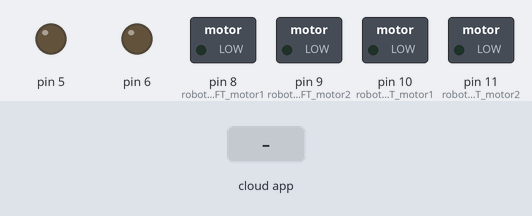
Simulated run of this sketch. Board: Arduino Uno, built with avr-gcc and run on an emulated ATmega328P. Shown: switched loads named in the sketch (green lamp = pin HIGH), output pins drawn as LEDs (lit = HIGH). Inputs (shaded band) come from the test bench. The RemoteXY app is connected.

Above: at 1.2 s.
1.3 s: the phone or cloud app sets joystick_1_x to -100
At 2.5 s:
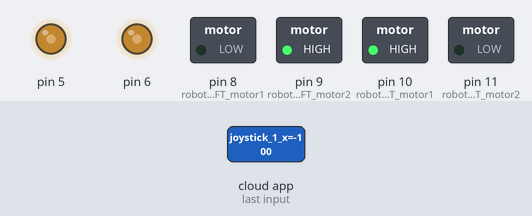
2.8 s: the phone or cloud app sets joystick_1_y to -100
At 3.7 s:
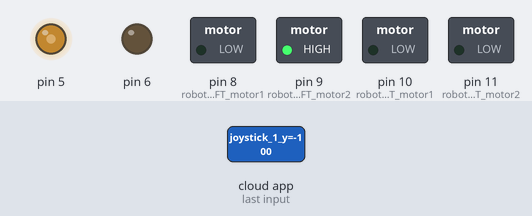
4.3 s: the phone or cloud app sets joystick_1_x to 0
At 4.8 s:
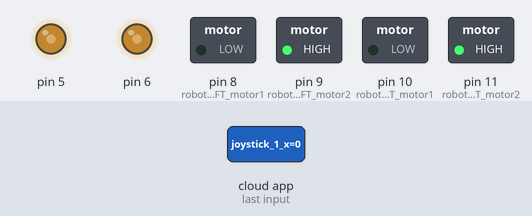
5.8 s: the phone or cloud app sets joystick_1_y to 100
At 7.0 s:
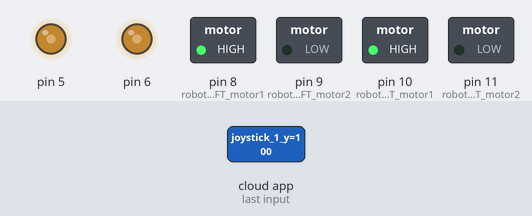
7.3 s: the phone or cloud app sets joystick_1_x to 100
At 8.3 s:
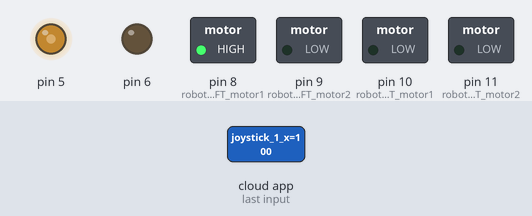
8.8 s: the phone or cloud app sets joystick_1_y to 0
At 9.5 s:
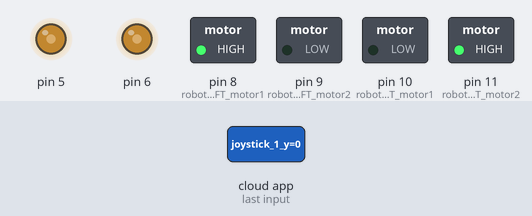
Timing chart, 0 to 11.3 s (numbered marks = the images above; inputs shaded):
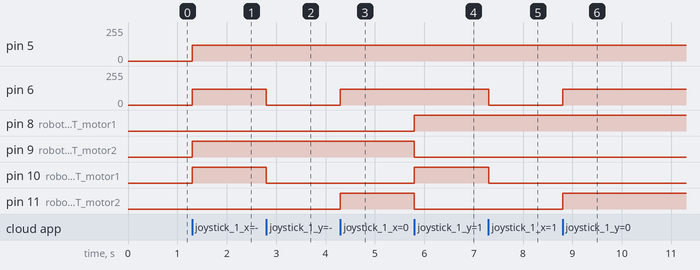

The sketch:

sketch_nov4a.ino
```cpp
// RemoteXY select connection mode and include library
#define REMOTEXY_MODE__ESP8266_HARDSERIAL_POINT

#include <RemoteXY.h>

// RemoteXY connection settings
#define REMOTEXY_SERIAL Serial
#define REMOTEXY_SERIAL_SPEED 115200
#define REMOTEXY_WIFI_SSID "move"
#define REMOTEXY_WIFI_PASSWORD "12345678"
#define REMOTEXY_SERVER_PORT 6377
//#define REMOTEXY_ACCESS_PASSWORD "123456789"


// RemoteXY configurate
#pragma pack(push, 1)
uint8_t RemoteXY_CONF[] =
  { 255,2,0,0,0,12,0,10,13,0,
  5,54,35,21,30,30,2,26,31 };

// this structure defines all the variables and events of your control interface
struct {

    // input variables
  int8_t joystick_1_x; // =-100..100 x-coordinate joystick position
  int8_t joystick_1_y; // =-100..100 y-coordinate joystick position

    // other variable
  uint8_t connect_flag;  // =1 if wire connected, else =0

} RemoteXY;
#pragma pack(pop)

/////////////////////////////////////////////
//           END RemoteXY include          //
/////////////////////////////////////////////

//define MOTOR Controlling pins  postive == 0 //negatavie == 1
#define robot_LEFT_motor1 8    //8
#define robot_LEFT_motor2 9    //9
#define LEFT_motor_speed 5

//define RIGHT Motor pins
#define robot_RIGHT_motor1 10  //10
#define robot_RIGHT_motor2 11  //11
#define RIGHT_motor_speed 6

//define two arrays with list of pins each other

uint8_t Right_Motor[3] = {robot_RIGHT_motor1,robot_RIGHT_motor2,RIGHT_motor_speed};
uint8_t LEFT_Motor[3]= {robot_LEFT_motor1,robot_LEFT_motor2,LEFT_motor_speed };

//Speed control of motors
void Wheel (uint8_t * motor,int v)// v=motor speed control=pointer to an array of pins
{

  if (v > 100) v=100;
  if (v <-100) v=-100;
  if (v > 0)
  {
    digitalWrite (motor [0],HIGH);
    digitalWrite (motor [1],LOW);
    analogWrite (motor [2],v * 1.20);

  }
  else if(v<0)
  {
    digitalWrite (motor [0],LOW);
    digitalWrite (motor [1],HIGH);
    analogWrite (motor [2], (-v) * 1.20);


  }
else
{
   digitalWrite (motor [0],LOW);
    digitalWrite (motor [1],LOW);
    analogWrite (motor [2],0);

}
}

void setup()
{
  RemoteXY_Init ();

//initialization pins
pinMode (robot_LEFT_motor1,OUTPUT);
pinMode (robot_LEFT_motor2,OUTPUT);
pinMode (robot_RIGHT_motor1,OUTPUT);
pinMode (robot_RIGHT_motor2,OUTPUT);
}

void loop()
{
  RemoteXY_Handler ();


 Wheel (Right_Motor, RemoteXY.joystick_1_y - RemoteXY.joystick_1_x);
 Wheel (LEFT_Motor, RemoteXY.joystick_1_y + RemoteXY.joystick_1_x);

}
```

Measured:
- after the input at 1.3 s, pin 5, pin 6: 0/255 → 120/255 at once; pin 9 (robot_LEFT_motor2), pin 10 (robot_RIGHT_motor1): LOW → HIGH at once
- after the input at 2.8 s, pin 6: 120/255 → 0/255 at once; pin 10 (robot_RIGHT_motor1): HIGH → LOW at once
- after the input at 4.3 s, pin 6: 0/255 → 120/255 at once; pin 11 (robot_RIGHT_motor2): LOW → HIGH at once
- after the input at 5.8 s, pin 8 (robot_LEFT_motor1), pin 10 (robot_RIGHT_motor1): LOW → HIGH at once; pin 9 (robot_LEFT_motor2), pin 11 (robot_RIGHT_motor2): HIGH → LOW at once
- after the input at 7.3 s, pin 6: 120/255 → 0/255 at once; pin 10 (robot_RIGHT_motor1): HIGH → LOW at once
- after the input at 8.8 s, pin 6: 0/255 → 120/255 at once; pin 11 (robot_RIGHT_motor2): LOW → HIGH at once
